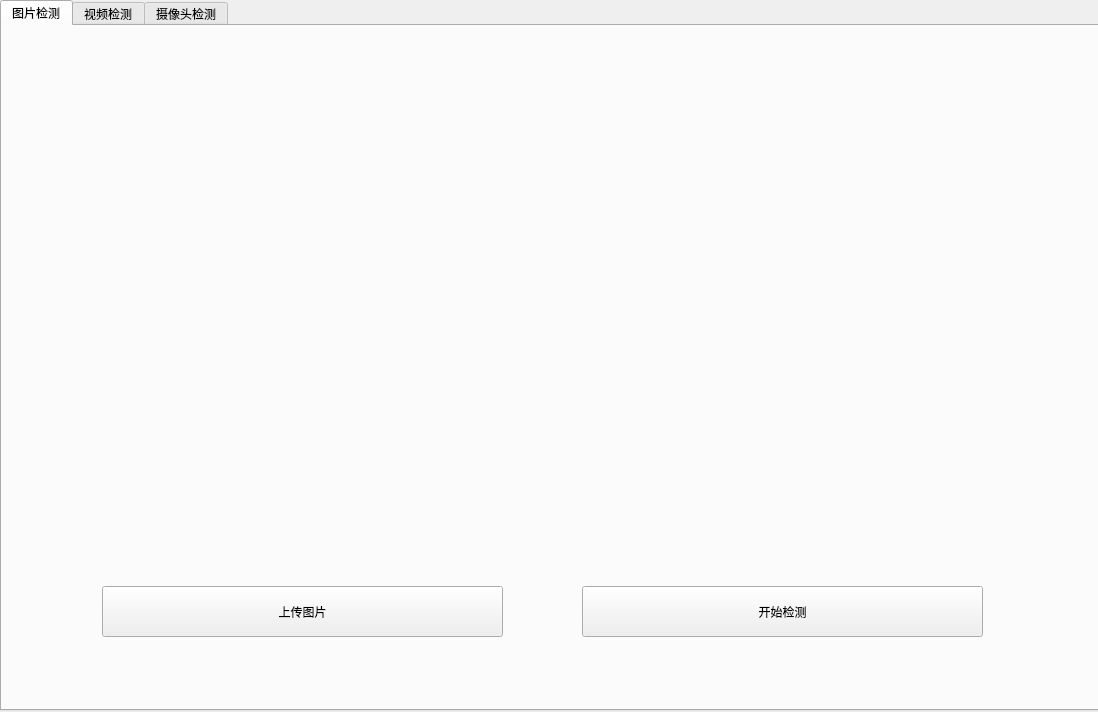
<?xml version="1.0" encoding="UTF-8"?>
<ui version="4.0">
 <class>Interface</class>
 <widget class="QWidget" name="Interface">
  <property name="geometry">
   <rect>
    <x>0</x>
    <y>0</y>
    <width>1098</width>
    <height>712</height>
   </rect>
  </property>
  <property name="windowTitle">
   <string>Form</string>
  </property>
  <widget class="QTabWidget" name="tabWidget">
   <property name="geometry">
    <rect>
     <x>0</x>
     <y>0</y>
     <width>1131</width>
     <height>711</height>
    </rect>
   </property>
   <property name="tabPosition">
    <enum>QTabWidget::North</enum>
   </property>
   <property name="tabShape">
    <enum>QTabWidget::Rounded</enum>
   </property>
   <property name="currentIndex">
    <number>0</number>
   </property>
   <property name="iconSize">
    <size>
     <width>20</width>
     <height>20</height>
    </size>
   </property>
   <property name="elideMode">
    <enum>Qt::ElideNone</enum>
   </property>
   <widget class="QWidget" name="image">
    <attribute name="title">
     <string>图片检测</string>
    </attribute>
    <widget class="QLabel" name="ini_img">
     <property name="geometry">
      <rect>
       <x>100</x>
       <y>80</y>
       <width>400</width>
       <height>400</height>
      </rect>
     </property>
     <property name="text">
      <string/>
     </property>
    </widget>
    <widget class="QLabel" name="pro_img">
     <property name="geometry">
      <rect>
       <x>580</x>
       <y>80</y>
       <width>400</width>
       <height>400</height>
      </rect>
     </property>
     <property name="text">
      <string/>
     </property>
    </widget>
    <widget class="QPushButton" name="img_up">
     <property name="geometry">
      <rect>
       <x>100</x>
       <y>560</y>
       <width>401</width>
       <height>51</height>
      </rect>
     </property>
     <property name="text">
      <string>上传图片</string>
     </property>
     <property name="iconSize">
      <size>
       <width>20</width>
       <height>20</height>
      </size>
     </property>
     <property name="autoDefault">
      <bool>false</bool>
     </property>
     <property name="default">
      <bool>false</bool>
     </property>
    </widget>
    <widget class="QPushButton" name="img_dec">
     <property name="geometry">
      <rect>
       <x>580</x>
       <y>560</y>
       <width>401</width>
       <height>51</height>
      </rect>
     </property>
     <property name="text">
      <string>开始检测</string>
     </property>
     <property name="iconSize">
      <size>
       <width>20</width>
       <height>20</height>
      </size>
     </property>
     <property name="autoDefault">
      <bool>false</bool>
     </property>
     <property name="default">
      <bool>false</bool>
     </property>
    </widget>
   </widget>
   <widget class="QWidget" name="video">
    <attribute name="title">
     <string>视频检测</string>
    </attribute>
    <widget class="QLabel" name="vid">
     <property name="geometry">
      <rect>
       <x>150</x>
       <y>50</y>
       <width>800</width>
       <height>480</height>
      </rect>
     </property>
     <property name="text">
      <string/>
     </property>
    </widget>
    <widget class="QPushButton" name="vid_up">
     <property name="geometry">
      <rect>
       <x>100</x>
       <y>560</y>
       <width>401</width>
       <height>51</height>
      </rect>
     </property>
     <property name="text">
      <string>上传视频</string>
     </property>
     <property name="iconSize">
      <size>
       <width>20</width>
       <height>20</height>
      </size>
     </property>
     <property name="autoDefault">
      <bool>false</bool>
     </property>
     <property name="default">
      <bool>false</bool>
     </property>
    </widget>
    <widget class="QPushButton" name="vid_off">
     <property name="geometry">
      <rect>
       <x>580</x>
       <y>560</y>
       <width>401</width>
       <height>51</height>
      </rect>
     </property>
     <property name="text">
      <string>停止检测</string>
     </property>
     <property name="iconSize">
      <size>
       <width>20</width>
       <height>20</height>
      </size>
     </property>
     <property name="autoDefault">
      <bool>false</bool>
     </property>
     <property name="default">
      <bool>false</bool>
     </property>
    </widget>
   </widget>
   <widget class="QWidget" name="camara">
    <attribute name="title">
     <string>摄像头检测</string>
    </attribute>
    <widget class="QLabel" name="cam">
     <property name="geometry">
      <rect>
       <x>150</x>
       <y>50</y>
       <width>800</width>
       <height>480</height>
      </rect>
     </property>
     <property name="text">
      <string/>
     </property>
    </widget>
    <widget class="QPushButton" name="cam_on">
     <property name="geometry">
      <rect>
       <x>100</x>
       <y>560</y>
       <width>401</width>
       <height>51</height>
      </rect>
     </property>
     <property name="text">
      <string>打开摄像头</string>
     </property>
     <property name="iconSize">
      <size>
       <width>20</width>
       <height>20</height>
      </size>
     </property>
     <property name="autoDefault">
      <bool>false</bool>
     </property>
     <property name="default">
      <bool>false</bool>
     </property>
    </widget>
    <widget class="QPushButton" name="cam_off">
     <property name="geometry">
      <rect>
       <x>580</x>
       <y>560</y>
       <width>401</width>
       <height>51</height>
      </rect>
     </property>
     <property name="text">
      <string>停止检测</string>
     </property>
     <property name="iconSize">
      <size>
       <width>20</width>
       <height>20</height>
      </size>
     </property>
     <property name="autoDefault">
      <bool>false</bool>
     </property>
     <property name="default">
      <bool>false</bool>
     </property>
    </widget>
   </widget>
  </widget>
 </widget>
 <resources/>
 <connections/>
</ui>
